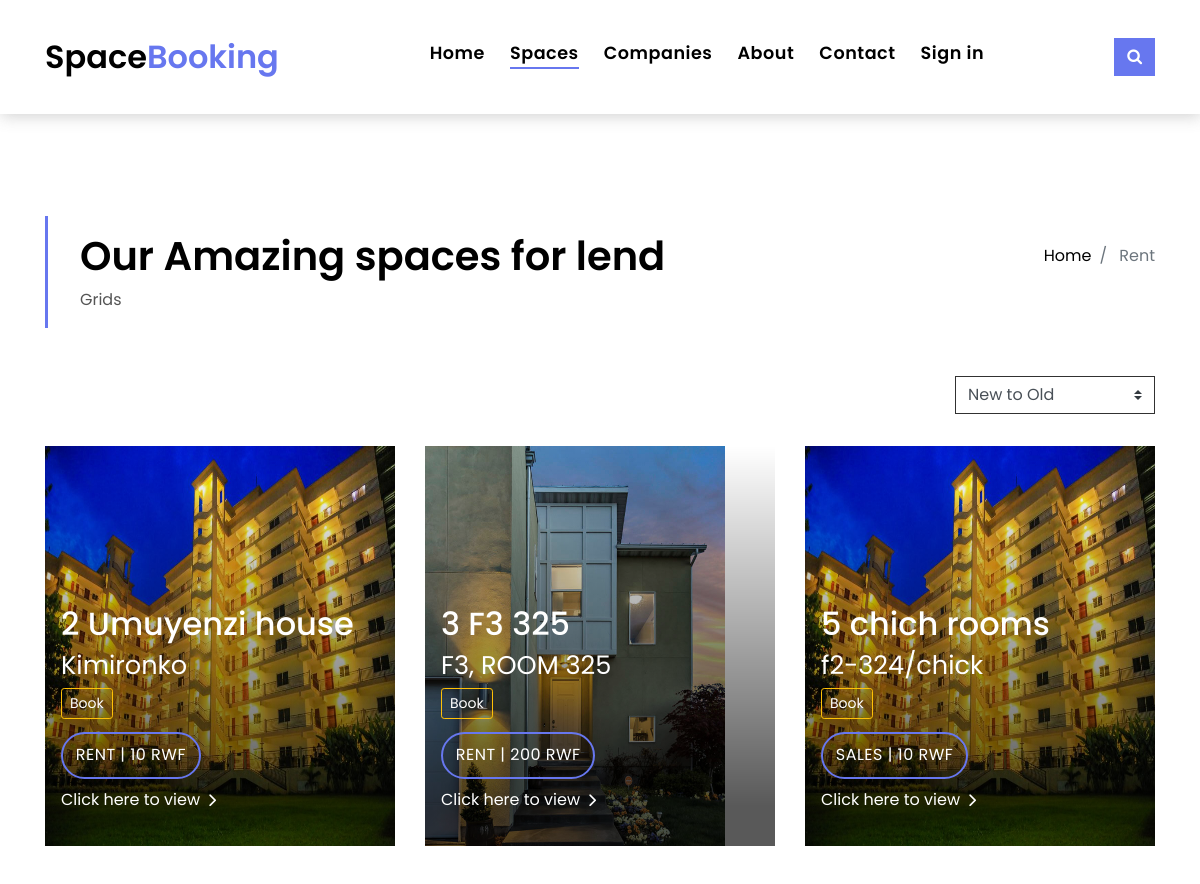
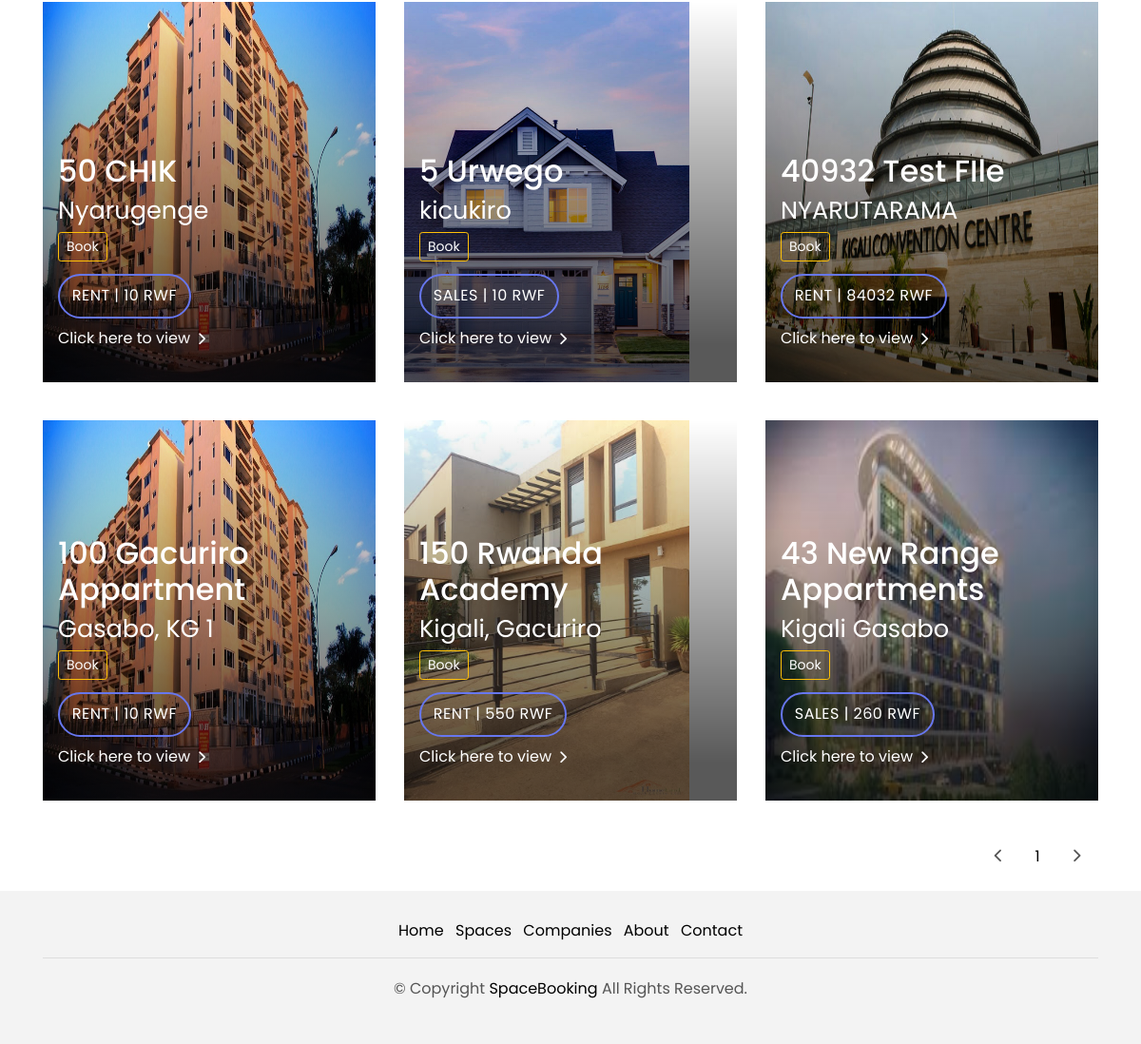
Screenshot of /spaces.php with the database file from the repository (2 pictures, top to bottom).
### tables this page shows
CREATE TABLE `offices` (
  `id` int(11) NOT NULL,
  `name` varchar(100) NOT NULL,
  `location` varchar(100) DEFAULT NULL,
  `contact` varchar(100) DEFAULT NULL,
  `price` int(11) DEFAULT NULL,
  `rooms` varchar(100) NOT NULL,
  `propertyId` varchar(255) NOT NULL,
  `area` varchar(100) NOT NULL,
  `descriptions` varchar(255) NOT NULL,
  `status` varchar(100) NOT NULL,
  `saleStatus` varchar(100) NOT NULL,
  `thumnail` varchar(255) DEFAULT NULL,
  `photo1` varchar(255) DEFAULT NULL,
  `photo2` varchar(255) DEFAULT NULL,
  `photo3` varchar(255) DEFAULT NULL,
  `companyId` int(11) NOT NULL
);

### spaces.php (the view, shortened to what this page needs)
<!DOCTYPE html>
<html lang="en">
<head>
  <?php include("inc/header.php");?>
</head>
<body>
    <?php include("inc/nav.php");?>
  <main id="main">
    <section class="intro-single">
      <div class="container">
        <div class="row">
          <div class="col-md-12 col-lg-8">
            <div class="title-single-box">
              <h1 class="title-single">Our Amazing spaces for lend</h1>
              <span class="color-text-a">Grids</span>
            </div>
          </div>
          <div class="col-md-12 col-lg-4">
            <nav aria-label="breadcrumb" class="breadcrumb-box d-flex justify-content-lg-end">
              <ol class="breadcrumb">
                <li class="breadcrumb-item">
                  <a href="index">Home</a>
                </li>
                <li class="breadcrumb-item active" aria-current="page">
                  Rent
                </li>
              </ol>
            </nav>
          </div>
        </div>
      </div>
    </section>
    <section class="property-grid grid">
      <div class="container">
        <div class="row">
          <div class="col-sm-12">
            <div class="grid-option">
              <form>
                <select id="changeOrder" class="custom-select">
                  <option value="newToOld">New to Old</option>
                </select>
              </form>
            </div>
          </div>
              <?php
                $page = ((isset($_GET['pageId'])) && is_numeric($_GET['pageId']))? $_GET['pageId'] :1;
                $limits = 15;
                $start = (($page-1)*$limits);
                    $query = mysqli_query($conn,"SELECT *FROM companies,offices WHERE offices.saleStatus='reserve' AND companies.coStatus='Approved' AND offices.companyId=companies.id ORDER BY offices.id DESC limit $start,$limits") or die(mysqli_error($conn));
                      $size = mysqli_query($conn,"SELECT *FROM companies,offices WHERE offices.saleStatus='reserve' AND companies.coStatus='Approved' AND offices.companyId=companies.id ORDER BY offices.id DESC") or die(mysqli_error($conn));
                      $size = mysqli_num_rows($size);
                    if (mysqli_num_rows($query)>0) {
                      while ($rows = mysqli_fetch_array($query)) {
                        ?>
                          <div class="col-md-4">
                            <div class="card-box-a card-shadow">
                              <div class="img-box-a">
                                <img src="admin/media/spaceImages/<?= $rows['thumnail']?>" style="height:400px;" alt="" class="img-a img-fluid">
                              </div>
                              <div class="card-overlay">
                                <div class="card-overlay-a-content">
                                  <div class="card-header-a">
                                    <h2 class="card-title-a">
                                      <a href="property-single?identification=<?= rand().uniqid()."!".$rows['id']."!".rand().uniqid().rand();?>"><?= $rows['rooms'];?> <?= $rows['name'];?>
                                        <br /> <small><?= $rows['location'];?></small></a><br>
                                        <a href="customers?ident=<?= rand().uniqid().rand()."!".$rows['id']."!".rand().uniqid().rand();?>" id="customers" class="btn btn-sm btn-outline-warning">Book</a>
                                    </h2>
                                  </div>
                                  <div class="card-body-a">
                                    <div class="price-box d-flex">
                                      <small class="price-a"><?= $rows['status'];?> |  <?= $rows['price'];?> Rwf</small>
                                    </div>
                                    <a href="property-single?identification=<?= rand().uniqid()."!".$rows['id']."!".rand().uniqid().rand();?>" class="link-a">Click here to view
                                      <span class="ion-ios-arrow-forward"></span>
                                    </a>
                                  </div>
                                </div>
                              </div>
                            </div>
                          </div>
                    <?php
                  }
                }
              ?>
        </div>
        <div class="row">
          <div class="col-sm-12">
            <nav class="pagination-a">
              <ul class="pagination justify-content-end">
                <?php
                  if ($page > 1) {
                    ?>
                      <li class="page-item">
                        <a class="page-link" href="?pageId=<?= $page-1;?>" tabindex="-1">
                          <span class="ion-ios-arrow-back"></span>
                        </a>
                      </li>
                    <?php
                  }else{
                    ?>
                      <li class="page-item disabled">
                        <a class="page-link" href="#" tabindex="-1">
                          <span class="ion-ios-arrow-back"></span>
                        </a>
                      </li>
                    <?php
                  }
                    for ($i=0; $i < ceil($size/$limits); $i++) {
                      ?>
                        <li class="page-item">
                          <a class="page-link" href="?pageId=<?= ($i+1);?>"><?= ($i+1)?></a>
                        </li>
                      <?php
                    }
                  if ($page <ceil($size/$limits)) {
                    ?>
                      <li class="page-item next">
                        <a class="page-link" href="?pageId=<?= ($page+1)?>">
                          <span class="ion-ios-arrow-forward"></span>
                        </a>
                      </li>
                    <?php
                  }else{
                    ?>
                      <li class="page-item next disabled">
                        <a class="page-link" href="#">
                          <span class="ion-ios-arrow-forward"></span>
                        </a>
                      </li>
                    <?php
                  }
                ?>
              </ul>
            </nav>
          </div>
        </div>
      </div>
    </section>
  </main>
  <?php include("inc/footer.php");?>
</body>
</html>

### assets/css/style.css (style rules this page uses)
body { font-family: 'Poppins', sans-serif; color: #555555; }
h1, h2, h3, h4, h5, h6 { color: #000000; }
a { color: #000000; transition: all .5s ease; }
.link-a { color: #ffffff; text-decoration: none; }
@media (min-width: 768px) { .link-a { font-size: .9rem; } }
@media (min-width: 992px) { .link-a { font-size: 1rem; } }
.link-a span { font-size: 18px; vertical-align: middle; margin-left: 5px; }
@media (min-width: 768px) { .link-a span { font-size: 1.5rem; } }
@media (min-width: 992px) { .link-a span { font-size: 18px; } }
.color-text-a { color: #555555; }
.pagination-a .pagination .page-link { margin: 0 .2rem; border-color: transparent; padding: .5rem .8rem; color: #000000; }
.pagination-a .pagination .page-link span { font-size: 1.2rem; }
.pagination-a .pagination .next .page-link { padding: .4rem .9rem; }
.pagination-a .pagination .page-item:last-child .page-link { border-top-right-radius: 0; border-bottom-right-radius: 0; }
.pagination-a .pagination .page-item:first-child .page-link { border-top-left-radius: 0; border-bottom-left-radius: 0; }
.pagination-a .pagination .page-item.disabled .page-link { padding: .4rem .9rem; color: #555555; }
.btn { transition: .5s ease; }
.intro-single { padding: 12rem 0 3rem; }
.intro-single .title-single-box { padding: 1rem 0 1rem 2rem; }
.intro-single .title-single-box { border-left: 3px solid #6777ef; }
.intro-single .title-single-box .title-single { font-weight: 600; font-size: 2.2rem; }
@media (min-width: 768px) { .intro-single .title-single-box .title-single { font-size: 2.1rem; } }
@media (min-width: 992px) { .intro-single .title-single-box .title-single { font-size: 2.5rem; } }
.intro-single .breadcrumb-box { padding: 1rem 0 0 .5rem; }
.intro-single .breadcrumb { background-color: transparent; padding-right: 0; padding-left: 0; }
@media (min-width: 768px) { .grid .card-box-a, .grid .card-box-b, .grid .card-box-c, .grid .card-box-d { margin-bottom: 2.5rem; } }
.card-box-a, .card-box-b, .card-box-d { position: relative; overflow: hidden; -webkit-backface-visibility: hidden; backface-visibility: hidden; }
.card-box-a .img-a, .card-box-a .img-b, .card-box-b .img-a, .card-box-b .img-b { transition: .8s all ease-in-out; }
@media (min-width: 768px) { .card-box-a .price-a, .card-box-b .price-a { font-size: .9rem; } }
@media (min-width: 992px) { .card-box-a .price-a, .card-box-b .price-a { font-size: 1rem; } }
.card-overlay { position: absolute; width: 100%; height: 100%; top: 0; left: 0; }
.card-shadow { -webkit-backface-visibility: hidden; backface-visibility: hidden; }
.card-shadow:before { content: ' '; position: absolute; top: 0; left: 0; width: 100%; height: 100%; z-index: 1; background: linear-gradient(to bottom, rgba(0, 0, 0, 0) 0%, rgba(0, 0, 0, 0.2) 27%, rgba(0, 0, 0, 0.65) 90%); }
.card-overlay-a-content { transition: all .5s ease-in; position: absolute; width: 100%; bottom: 0px; z-index: 2; }
@media (min-width: 768px) { .card-overlay-a-content { bottom: -20px; } }
@media (min-width: 992px) { .card-overlay-a-content { bottom: 0px; } }
.card-header-a { padding: 0 1rem; }
.card-header-a .card-title-a { color: #ffffff; margin-bottom: 0; padding-bottom: .7rem; }
@media (min-width: 768px) { .card-header-a .card-title-a { font-size: 1.3rem; } }
@media (min-width: 992px) { .card-header-a .card-title-a { font-size: 2rem; } }
.card-header-a .card-title-a a { color: #ffffff; text-decoration: none; }
.card-body-a { z-index: 2; transition: all .5s ease-in; padding: 0rem 1rem 2rem 1rem; }
.card-body-a .price-box { padding-bottom: .5rem; }
.price-a { color: #ffffff; padding: .6rem .8rem; border: 2px solid #6777ef; border-radius: 50px; text-transform: uppercase; letter-spacing: 0.030em; }
.property-grid .grid-option { text-align: right; margin-bottom: 2rem; }
.property-grid .grid-option .custom-select { border-radius: 0; width: 200px; border-color: #313131; }
.property-grid .grid-option .custom-select option { border-color: #313131; }

### rows the page displays
offices: thumnail (picture), rooms "2", name "Umuyenzi house", location "Kimironko", status "RENT", price "10"
offices: thumnail (picture), rooms "3", name "F3 325", location "F3, ROOM 325", status "RENT", price "200"
offices: thumnail (picture), rooms "5", name "chich rooms", location "f2-324/chick", status "SALES", price "10"
offices: thumnail (picture), rooms "50", name "CHIK", location "Nyarugenge", status "RENT", price "10"
offices: thumnail (picture), rooms "5", name "Urwego", location "kicukiro", status "SALES", price "10"
offices: thumnail (picture), rooms "40932", name "Test FIle", location "NYARUTARAMA", status "RENT", price "84032"
offices: thumnail (picture), rooms "100", name "Gacuriro Appartment", location "Gasabo, KG 1", status "RENT", price "10"
offices: thumnail (picture), rooms "150", name "Rwanda Academy", location "Kigali, Gacuriro", status "RENT", price "550"
offices: thumnail (picture), rooms "43", name "New Range Appartments", location "Kigali Gasabo", status "SALES", price "260"
